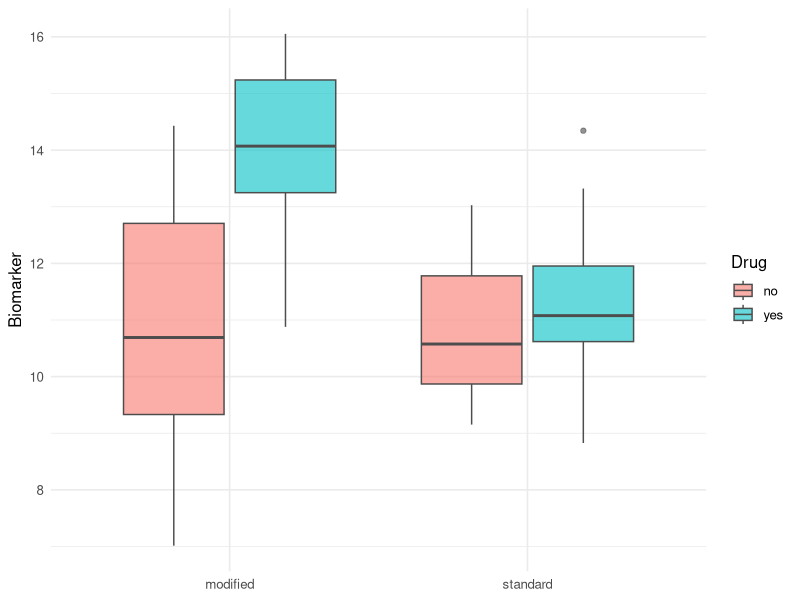

The R script that drew this image:
## ---- chunk 1
#| label: setup
library(tidyverse)
set.seed(42)
theme_set(theme_minimal(base_size = 12))
## ---- chunk 2
n_per_cell <- 10
fact <- expand_grid(
  drug = c("no", "yes"),
  diet = c("standard", "modified"),
  rep  = seq_len(n_per_cell)
) |>
  mutate(
    y = 10 +
      (drug == "yes")  * 1.5 +
      (diet == "modified") * 1.0 +
      (drug == "yes" & diet == "modified") * 2.0 +
      rnorm(n(), 0, 1.5)
  )

fact |>
  ggplot(aes(diet, y, fill = drug)) +
  geom_boxplot(alpha = 0.6, colour = "grey30") +
  labs(x = NULL, y = "Biomarker", fill = "Drug")
## ---- chunk 3
fact |>
  group_by(drug, diet) |>
  summarise(mean = mean(y), sd = sd(y), n = n(), .groups = "drop")
## ---- chunk 4
fit <- lm(y ~ drug * diet, data = fact)
anova(fit)
## ---- chunk 5
pseudo <- fact |>
  slice(rep(seq_len(n()), each = 3)) |>
  mutate(tech_noise = rnorm(n(), 0, 0.3),
         y = y + tech_noise)

fit_bad  <- lm(y ~ drug * diet, data = pseudo)
fit_good <- lm(y ~ drug * diet, data = fact)  # aggregated (original)

bind_rows(
  bad  = broom::tidy(fit_bad)  |> filter(term == "drugyes:dietmodified"),
  good = broom::tidy(fit_good) |> filter(term == "drugyes:dietmodified"),
  .id = "analysis"
)
## ---- chunk 6
sessionInfo()
